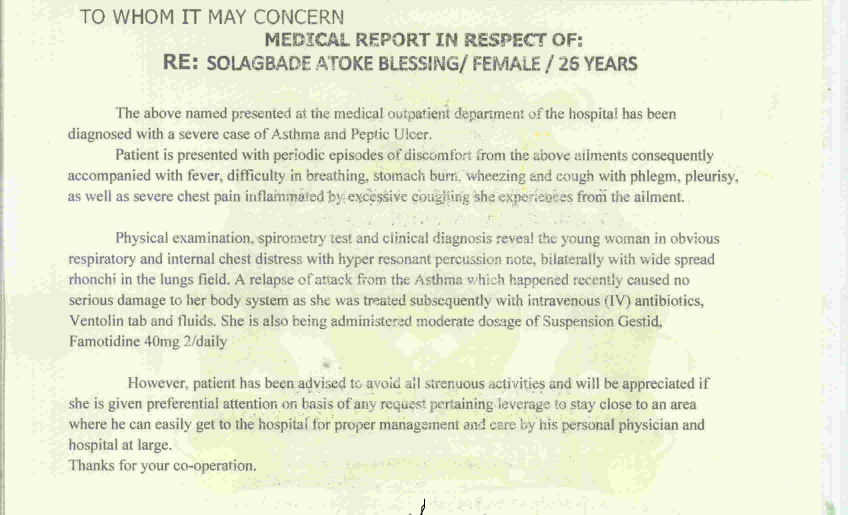
#> input picture image/aa.jpg, 2544 x 1544 px, found by its file name (shown at 1/3 size)
$ python processImage.py
#> lines starting #> are read from the running program, lines starting #| are printed output that depends on the picture; after the words box and inside, x2 and y2 are one past the last pixel; in counts of white or black regions, pixels touching at a corner belong together
#Open CV
import cv2
from PIL import Image
import numpy as np
img = cv2.imread(".ocr/aa.jpg")
#> img is the input picture: shape (1544, 2544, 3); mean B, G, R 212.9, 236.5, 232.4
import pytesseract
pytesseract.pytesseract.tesseract_cmd = r'C:\Program Files\Tesseract-OCR\tesseract.exe'
# print(img.size)
# img.rotate(90).show()
# img = cv2.resize(img, (512, 512))

#inverted Images
inverted = cv2.bitwise_not(img)
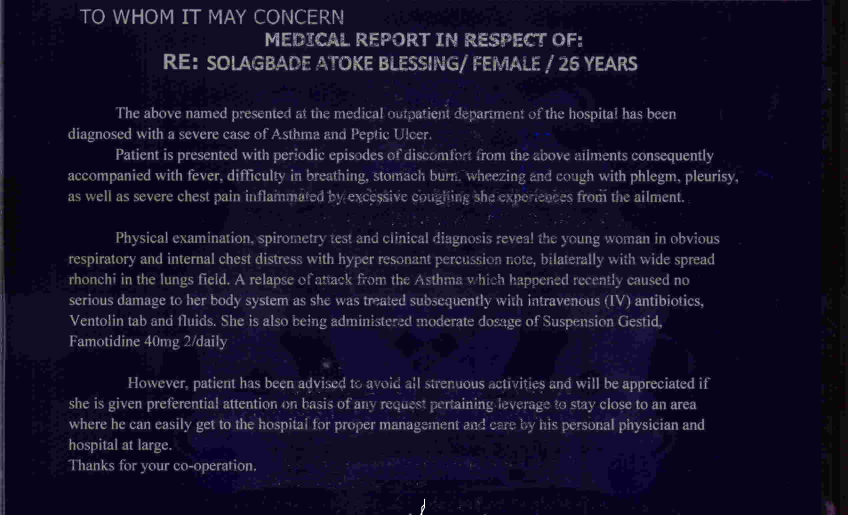
#> inverted: shape (1544, 2544, 3) (shown at 1/3 size); mean B, G, R 42.1, 18.5, 22.6


# Rescaling


#Binarization
def grayscale(image):
    return cv2.cvtColor(image, cv2.COLOR_BGR2GRAY )
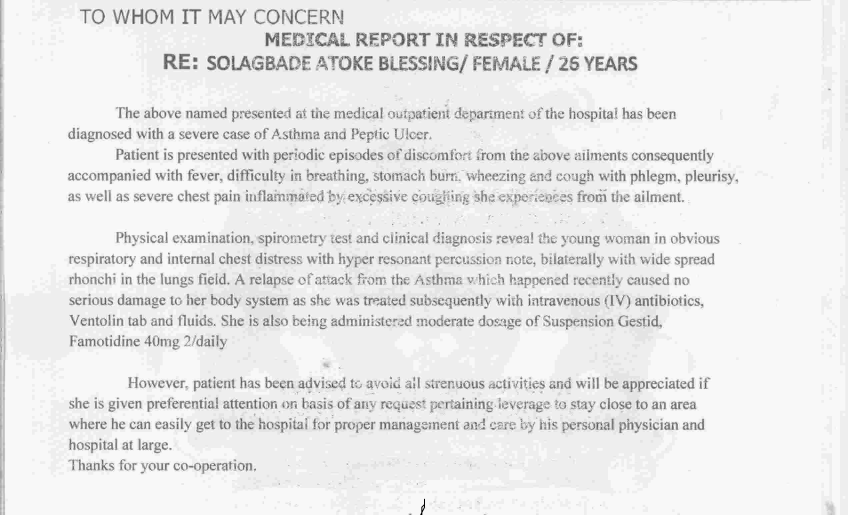
#> returned value: shape (1544, 2544) (shown at 1/3 size); min 0, max 255, mean 232.4


grayImage= grayscale(img)

_, threshold  = cv2.threshold(grayImage, 200, 255, cv2.THRESH_BINARY)
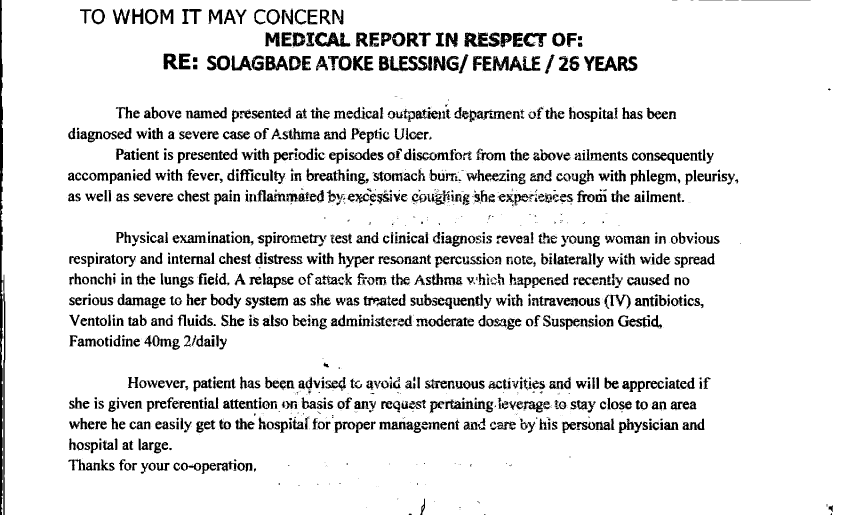
#> threshold: shape (1544, 2544) (shown at 1/3 size); 90.1% white; 2456 black regions (1281 under 20 px), largest, box (x1, y1, x2, y2) and area: (0, 0, 9, 1544) 10341, (10, 824, 16, 1544) 2808, (944, 96, 1051, 140) 2438


#Noise remove

def noise_remover(image):
    kernel = np.ones((1, 1), np.uint8)
    image = cv2.dilate(image, kernel, iterations=1)

    kernel = np.ones((1, 1), np.uint8)
    image = cv2.erode(image, kernel, iterations=1)

    image= cv2.morphologyEx(image, cv2.MORPH_CLOSE, kernel)

    image = cv2.medianBlur(image, 3)
#> image: shape (1544, 2544); 90.2% white; 1342 black regions (155 under 20 px), largest, box (x1, y1, x2, y2) and area: (0, 0, 9, 1544) 10336, (10, 825, 16, 1544) 2806, (944, 96, 1051, 140) 2480

    return (image)


def noise_remover2(image):
    kernel = np.ones((1, 1), np.uint8)
    image = cv2.dilate(image, kernel, iterations=1)

    kernel = np.ones((1, 1), np.uint8)
    image = cv2.erode(image, kernel, iterations=1)

    image= cv2.morphologyEx(image, cv2.MORPH_CLOSE, kernel)
    cv2.imshow("morphologyEx", image)

    return (image)

img_no_noise_remover = noise_remover(threshold)


#Dillation and Erosin
def thin_font(image):
    image = cv2.bitwise_not(image)
    kernel = np.ones((2,2), np.uint8)
    image = cv2.erode(image, kernel, iterations=1)
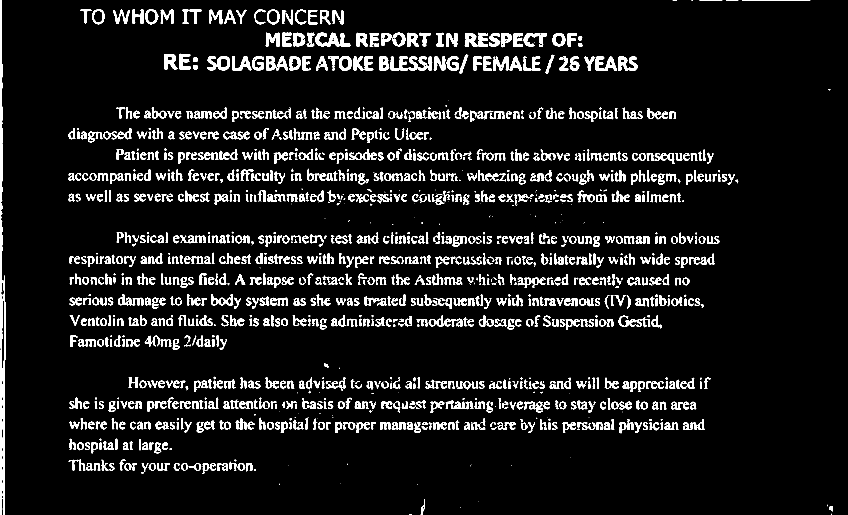
#> image: shape (1544, 2544) (shown at 1/3 size); 7.6% white; 1391 white regions (179 under 20 px), largest, box (x1, y1, x2, y2) and area: (0, 0, 9, 1544) 10170, (945, 97, 1051, 140) 2157, (11, 826, 16, 1544) 2077
    image = cv2.bitwise_not(image)
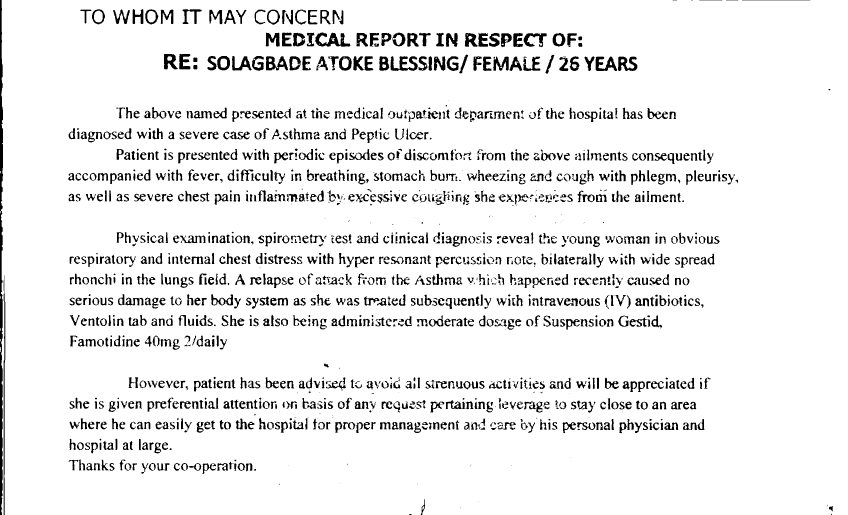
#> image: shape (1544, 2544) (shown at 1/3 size); 92.4% white; 1391 black regions (179 under 20 px), largest, box (x1, y1, x2, y2) and area: (0, 0, 9, 1544) 10170, (945, 97, 1051, 140) 2157, (11, 826, 16, 1544) 2077
    return(image)

def thick_font(image):
    image = cv2.bitwise_not(image)
    kernel = np.ones((2,2), np.uint8)
    image = cv2.dilate(image, kernel, iterations=1)
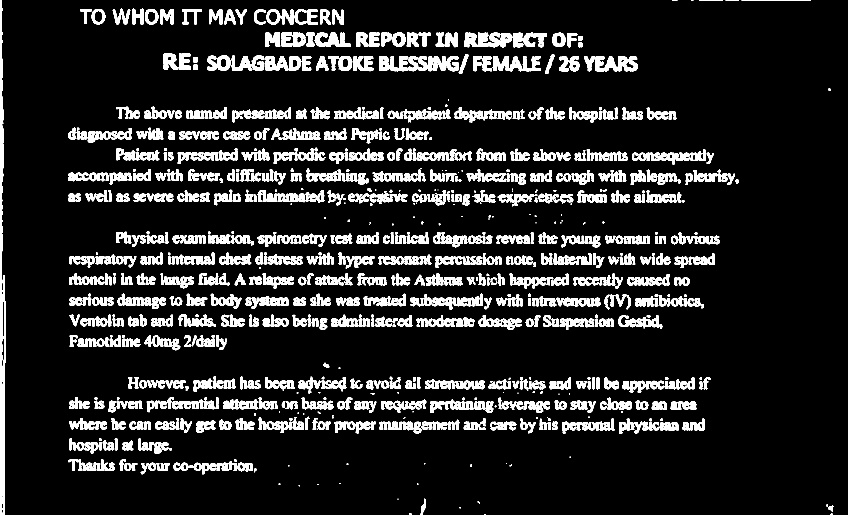
#> image: shape (1544, 2544) (shown at 1/3 size); 12.1% white; 1203 white regions (83 under 20 px), largest, box (x1, y1, x2, y2) and area: (0, 0, 10, 1544) 11995, (10, 825, 17, 1544) 3532, (1170, 168, 1284, 214) 3247
    image = cv2.bitwise_not(image)
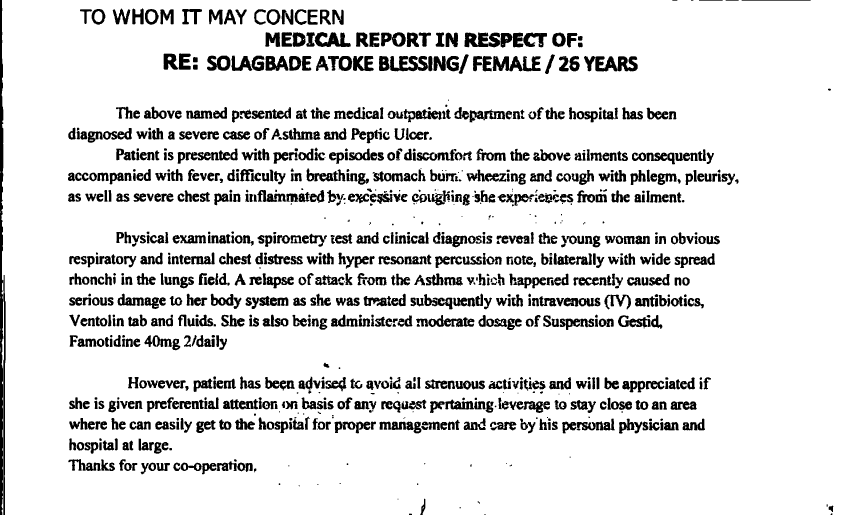
#> image: shape (1544, 2544) (shown at 1/3 size); 87.9% white; 1203 black regions (83 under 20 px), largest, box (x1, y1, x2, y2) and area: (0, 0, 10, 1544) 11995, (10, 825, 17, 1544) 3532, (1170, 168, 1284, 214) 3247
    return(image)


erroded_image = thin_font(img_no_noise_remover)

dilated_image = thick_font(img_no_noise_remover)

#> (the run stopped early here; a loop or call above may not have finished)

$ run again, with image/BoundingBoxes.jpg copied over image/aa.jpg
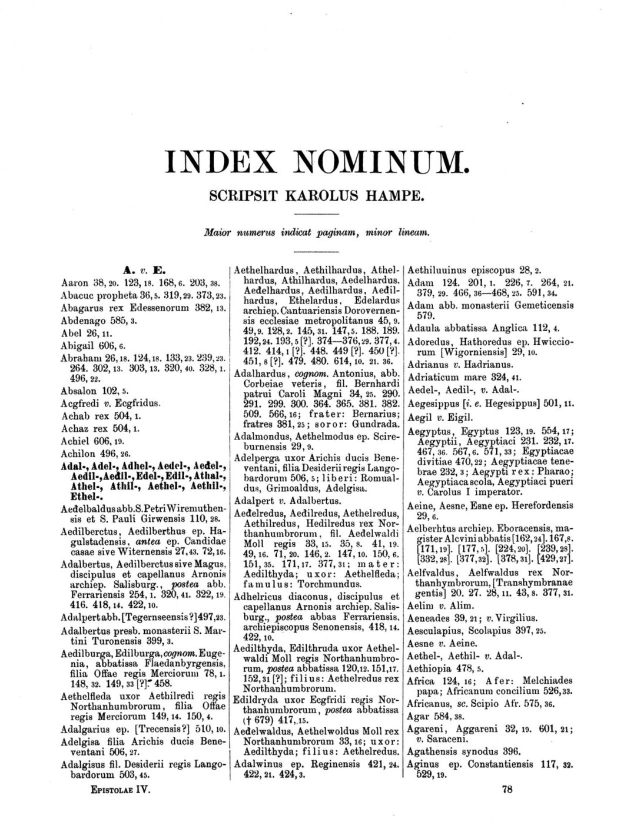
#> input picture image/BoundingBoxes.jpg, 1243 x 1664 px, found by its file name (shown at 1/2 size)
#> img is the input picture: shape (1664, 1243, 3); min 0, max 255, mean 232.9
#> `_, threshold  = cv2.threshold(grayImage, 200, 255, cv2.THRESH_BINARY)`:
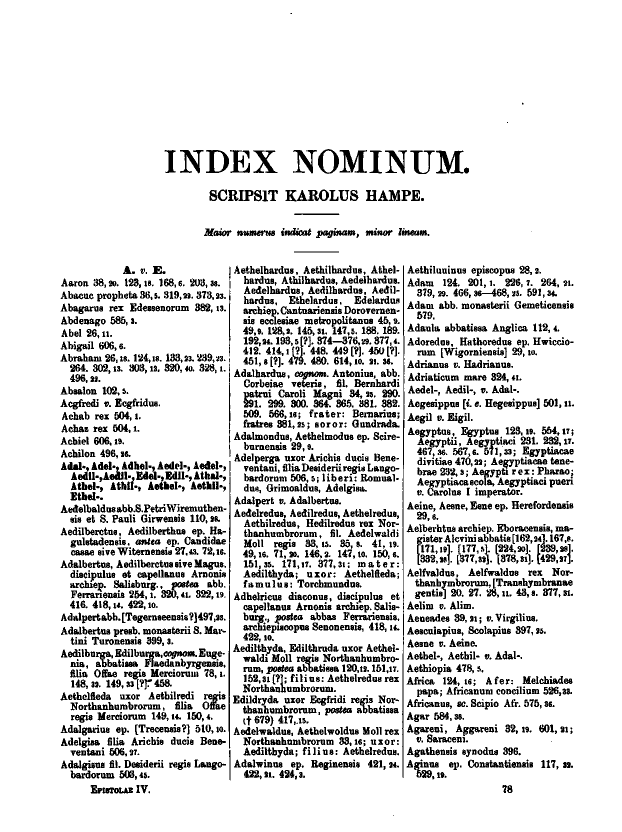
#> threshold: shape (1664, 1243) (shown at 1/2 size); 87% white; 3030 black regions (561 under 20 px), largest, box (x1, y1, x2, y2) and area: (804, 531, 809, 1556) 1907, (457, 953, 461, 1497) 1282, (679, 300, 734, 346) 1203
#> in thick_font, `image = cv2.dilate(image, kernel, iterations=1)`:
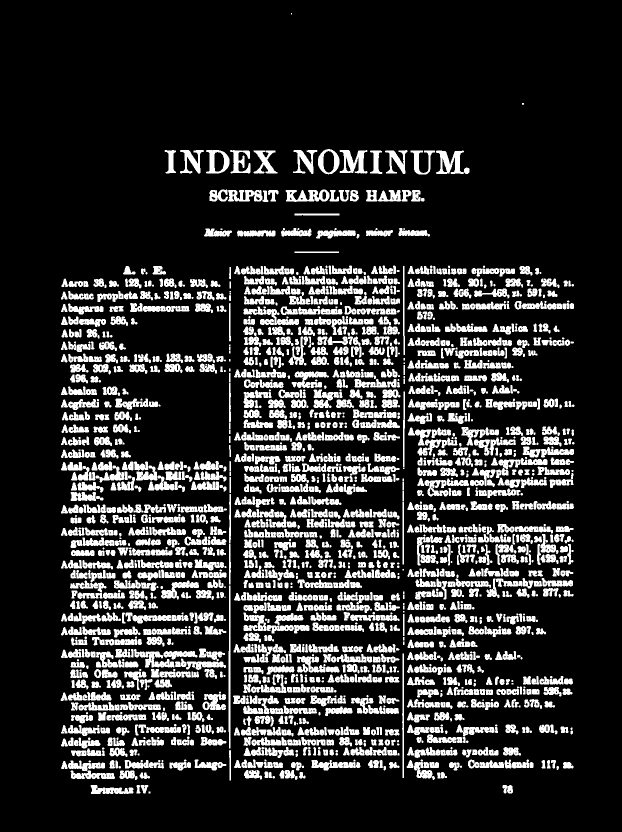
#> image: shape (1664, 1243) (shown at 1/2 size); 17.8% white; 1896 white regions (274 under 20 px), largest, box (x1, y1, x2, y2) and area: (872, 301, 939, 348) 1551, (487, 1225, 588, 1267) 1535, (487, 613, 598, 650) 1529

$ run again, with image/DD.jpg copied over image/aa.jpg
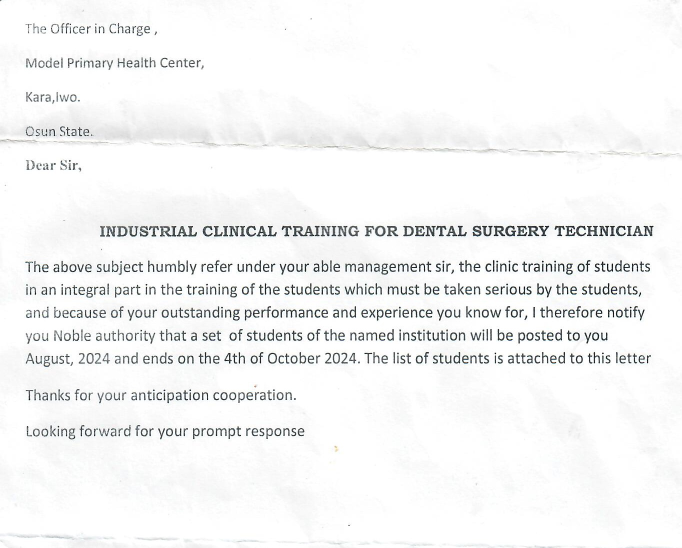
#> input picture image/DD.jpg, 1364 x 1096 px, found by its file name (shown at 1/2 size)
#> img is the input picture: shape (1096, 1364, 3); mean B, G, R 244.9, 244.9, 244.4
#> `_, threshold  = cv2.threshold(grayImage, 200, 255, cv2.THRESH_BINARY)`:
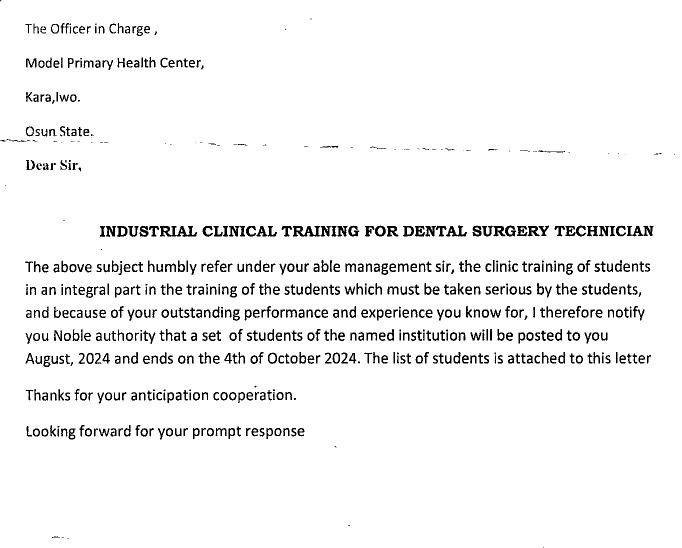
#> threshold: shape (1096, 1364) (shown at 1/2 size); 95.5% white; 694 black regions (109 under 20 px), largest, box (x1, y1, x2, y2) and area: (320, 452, 394, 474) 826, (586, 452, 640, 473) 646, (892, 451, 934, 473) 409
#> in thick_font, `image = cv2.bitwise_not(image)`:
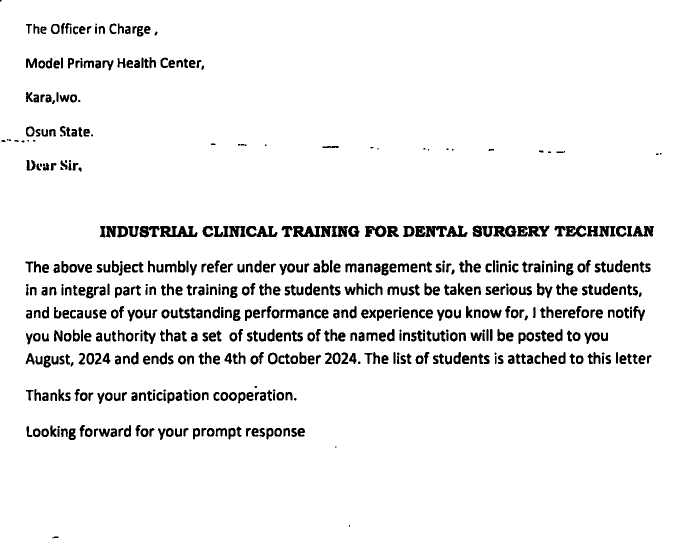
#> image: shape (1096, 1364) (shown at 1/2 size); 93.8% white; 634 black regions (47 under 20 px), largest, box (x1, y1, x2, y2) and area: (320, 452, 395, 474) 1050, (586, 452, 641, 474) 812, (492, 452, 555, 474) 785

$ run again, with image/dillated.jpg copied over image/aa.jpg
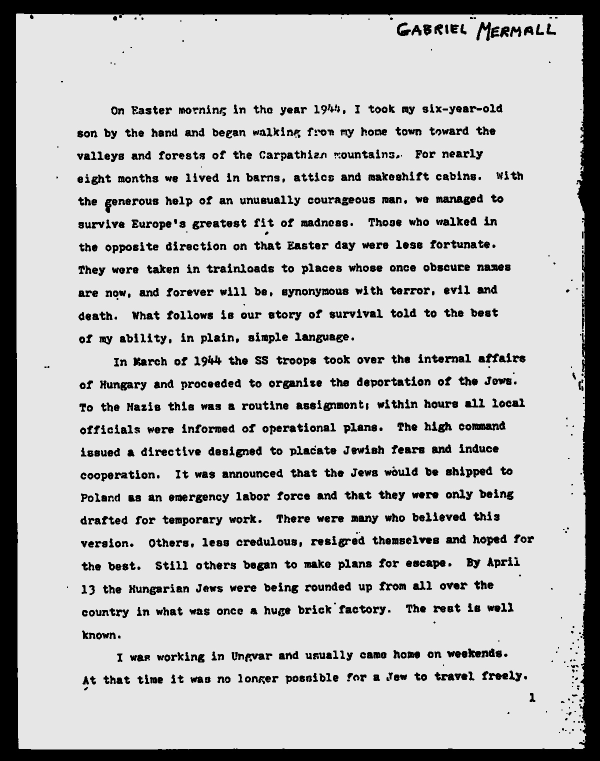
#> input picture image/dillated.jpg, 1200 x 1522 px, found by its file name (shown at 1/2 size)
#> img is the input picture: shape (1522, 1200, 3); min 0, max 240, mean 189.9
#> threshold: shape (1522, 1200); 82.5% white; 1334 black regions (128 under 20 px), largest, box (x1, y1, x2, y2) and area: (0, 0, 1200, 1522) 161119, (936, 1297, 990, 1315) 604, (944, 847, 998, 861) 572
#> in thick_font, `image = cv2.dilate(image, kernel, iterations=1)`:
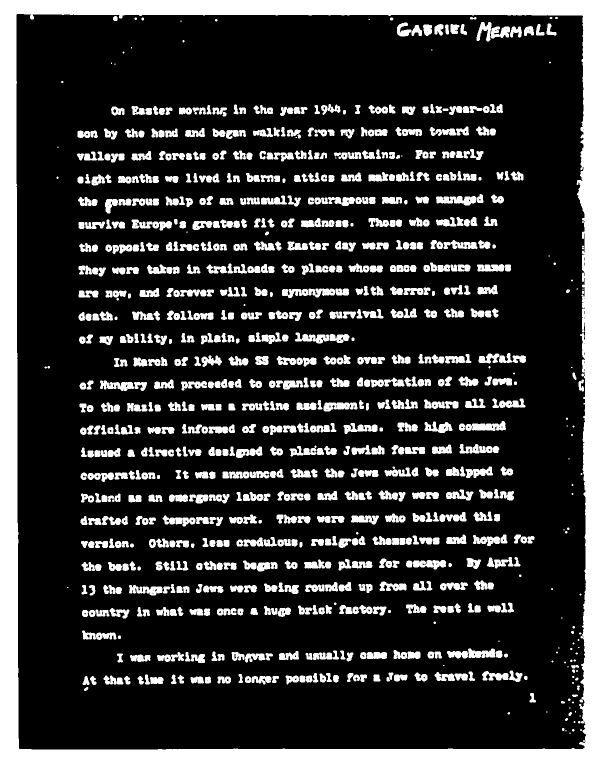
#> image: shape (1522, 1200) (shown at 1/2 size); 20.2% white; 886 white regions (68 under 20 px), largest, box (x1, y1, x2, y2) and area: (0, 0, 1200, 1522) 165009, (564, 577, 698, 596) 1599, (872, 392, 953, 411) 1052
